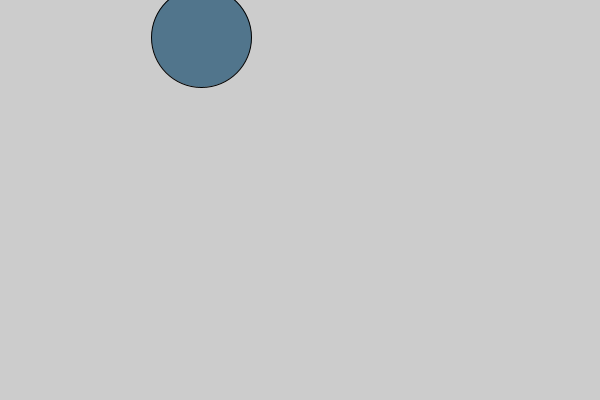
Frame 1 (no input)
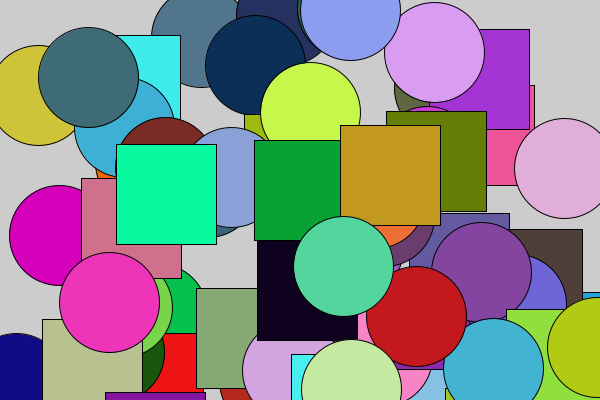
Frame 60 (the mouse pressed at the canvas centre just before this capture)
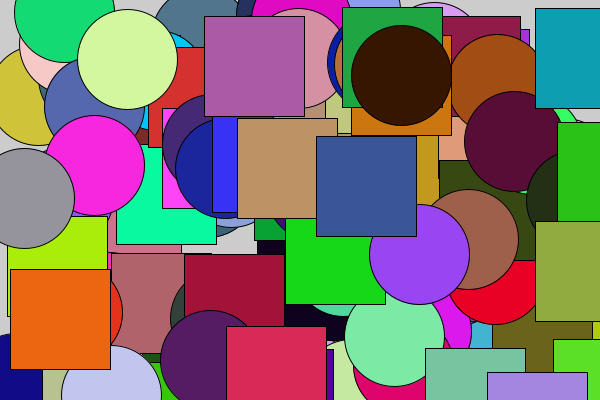
Frame 120 (the mouse held since frame 60 and released just before this capture)

The Processing sketch that drew these frames (run headless with seeded random() and noise(); from frame 60 on, the mouse is pressed at the canvas centre):

// Processing sketch: Klasser
// ── Klasser.pde
// initiering af variablen f
Firkant f;
Cirkel c;
void setup() {
  size (600, 400);
}

void draw() {
  // initiering af objektet f
  f = new Firkant();
  c= new Cirkel();
  // kald metoden generate som laver en tilfældig x og y pos
 // f.generate();
  // tegner firkanten på canvas
  
  
  // genere random tal
  int tal =int( random(2));
  //hvis 1 så skal der tegnes en firkant
  println(tal);
  if(tal==1){
 f.drawFirkant();
 
}else{
 c.drawCirkel(); 
  }
}

// ── cirkel.pde
class Cirkel {
  // klassens attributter/ tilstand
  float x, y;
int r=int( random(256));
int g= int(  random(256));
int b= int( random(256));

  //konstroktøren
  Cirkel() {
  this.x = random(600);
    this.y = random(400);
  }

  // klassens metoder
  

  // find to tilfældige værdier inden for canvas størrelsen
  
  
  // tegn firkant på canvas
  void drawCirkel() {
   fill(r, g, b);
    circle(x, y, 100);
  }
}

// ── firkant.pde
class Firkant {
  // klassens attributter/ tilstand
  float x, y;
int r=int( random(256));
int g= int(  random(256));
int b= int( random(256));

  //konstroktøren
  Firkant() {
  this.x = random(600);
    this.y = random(400);
  }

  // klassens metoder
  

  // find to tilfældige værdier inden for canvas størrelsen
  
  
  // tegn firkant på canvas
  void drawFirkant() {
   fill(r, g, b);
    square(x, y, 100);
  }
}
